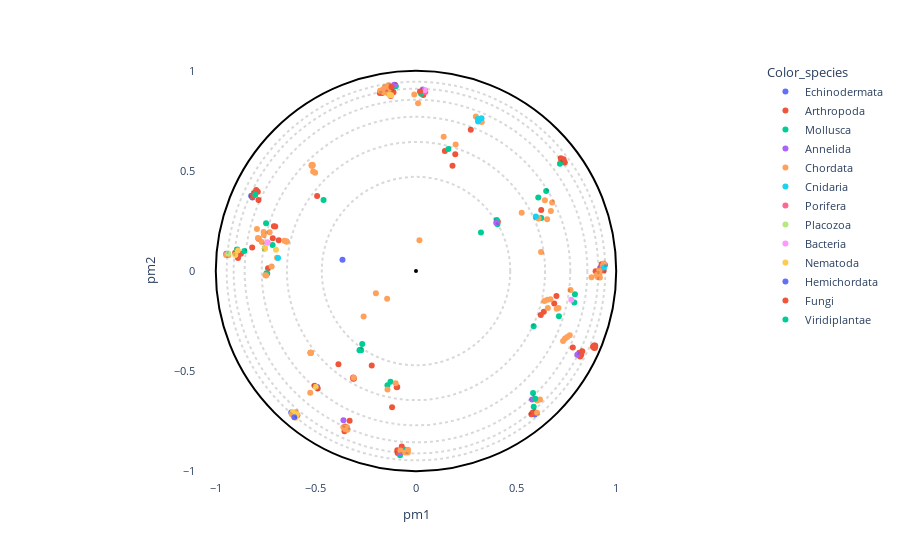

The notebook cell this image was saved under:
### Markdown cell above
### Create interactive plot

### Code cell
# OPTIONS =================================================
#Here you can set different parameters to color & annotate the resulting projection:
title = ""
#----------------------------------------------------------
# Select the coloring from annotation .csv file:
labels_name = "Color_species"
# Select classes to label among the "labels_name" or "second_labels_name" column (comma separated list):
second_labels_name = ""
labels_text = []
show_text = True
#----------------------------------------------------------
# Use a custom color palette:
color_palette = None #Default: None
use_custom_palette = False
# Select projection center:
id_for_rotation = None #Default: None
use_selected_center = False
#==========================================================


#Check projection visualization parameters
#Labels name
if labels_name == "":
    labels_name = None
elif labels_name not in annotation_names:
    raise NameError(f"labels_name {labels_name} is not in the availables annotations.\nAvailables annotations: {annotation_names}")
#Second labels name
if second_labels_name == "":
    second_labels_name = None
elif second_labels_name not in annotation_names:
    raise NameError(f'"second_labels_name" {second_labels_name} is not in the availables annotations.\nAvailables annotations: {annotation_names}')
#Color palet selection
if not use_custom_palette:
    color_palette = None
#Center of projection selection

tmp_id_for_rotation = -1
if use_selected_center and id_for_rotation is not None:
    if id_for_rotation != tmp_id_for_rotation:
        tmp_id_for_rotation = id_for_rotation

        poincare_coord = df_embedding[["pm1","pm2"]].sort_values(by=["proteins_id"])
        poincare_coord = poincare_coord.values[:,:2]
        model = PoincareMaps(poincare_coord)
        model.get_distances()

        model.iroot = id_for_rotation - 1  #Zero indexing
        model.rotate()

        df_embedding["pm1"] = model.coordinates_rotated[:,0]
        df_embedding["pm2"] = model.coordinates_rotated[:,1]
else:
    df_embedding["pm1"] = df_embedding["pm1_com"]
    df_embedding["pm2"] = df_embedding["pm2_com"]

#Plot graph
fig = plot_embedding_interactive(df_embedding, 
                                 labels_name = labels_name,
                                 second_labels_name = second_labels_name, 
                                 show_text = show_text,
                                 labels_text = labels_text,
                                 color_palette = color_palette, 
                                 title = title, 
                                 fontsize = 11)
fig.show()

### Figure 1 — Plotly figure (JSON) as saved in the notebook; plotly's stock layout.template omitted (floating-point values rounded to 4 significant figures; data arrays with more than 128 entries replaced by an {"elided": "..."} marker saying what was removed)
{"data": [{"customdata": {"elided": "10x19 mixed values"}, "hovertemplate": "<b>%{hovertext}</b><br><br>Color_species=%{customdata[10]}<br>pm1=%{x}<br>pm2=%{y}<br>proteins_id=%{customdata[0]}<br>tree1=%{customdata[1]}<br>tree2=%{customdata[2]}<br>tree3=%{customdata[3]}<br>tree4=%{customdata[4]}<br>full_name=%{customdata[5]}<br>short_name=%{customdata[6]}<br>full_species=%{customdata[7]}<br>short_species=%{customdata[8]}<br>evo_distance=%{customdata[9]}<br>Domain=%{customdata[11]}<br>Kingdom=%{customdata[12]}<br>Phylum=%{customdata[13]}<br>Subphylum=%{customdata[14]}<br>Class=%{customdata[15]}<br>Genus=%{customdata[16]}<br>pm1_com=%{customdata[17]}<br>pm2_com=%{customdata[18]}<extra></extra>", "hovertext": ["Echinodermata", "Echinodermata", "Echinodermata", "Echinodermata", "Echinodermata", "Echinodermata", "Echinodermata", "Echinodermata", "Echinodermata", "Echinodermata"], "legendgroup": "Echinodermata", "marker": {"color": "#636efa", "symbol": "circle"}, "mode": "markers", "name": "Echinodermata", "orientation": "v", "showlegend": true, "textposition": "top right", "type": "scatter", "x": [-0.1116, 0.5933, -0.8171, -0.3672, -0.7961, 0.9436, -0.4936, -0.823, -0.6232, -0.8876], "xaxis": "x", "y": [0.9203, -0.7168, 0.3678, 0.05692, 0.3967, 0.03028, -0.579, 0.3759, -0.706, 0.07143], "yaxis": "y"}, {"customdata": {"elided": "84x19 mixed values"}, "hovertemplate": "<b>%{hovertext}</b><br><br>Color_species=%{customdata[10]}<br>pm1=%{x}<br>pm2=%{y}<br>proteins_id=%{customdata[0]}<br>tree1=%{customdata[1]}<br>tree2=%{customdata[2]}<br>tree3=%{customdata[3]}<br>tree4=%{customdata[4]}<br>full_name=%{customdata[5]}<br>short_name=%{customdata[6]}<br>full_species=%{customdata[7]}<br>short_species=%{customdata[8]}<br>evo_distance=%{customdata[9]}<br>Domain=%{customdata[11]}<br>Kingdom=%{customdata[12]}<br>Phylum=%{customdata[13]}<br>Subphylum=%{customdata[14]}<br>Class=%{customdata[15]}<br>Genus=%{customdata[16]}<br>pm1_com=%{customdata[17]}<br>pm2_com=%{customdata[18]}<extra></extra>", "hovertext": ["Arthropoda", "Arthropoda", "Arthropoda", "Arthropoda", "Arthropoda", "Arthropoda", "Arthropoda", "Arthropoda", "Arthropoda", "Arthropoda", "Arthropoda", "Arthropoda", "Arthropoda", "Arthropoda", "Arthropoda", "Arthropoda", "Arthropoda", "Arthropoda", "Arthropoda", "Arthropoda", "Arthropoda", "Arthropoda", "Arthropoda", "Arthropoda", "Arthropoda", "Arthropoda", "Arthropoda", "Arthropoda", "Arthropoda", "Arthropoda", "Arthropoda", "Arthropoda", "Arthropoda", "Arthropoda", "Arthropoda", "Arthropoda", "Arthropoda", "Arthropoda", "Arthropoda", "Arthropoda", "Arthropoda", "Arthropoda", "Arthropoda", "Arthropoda", "Arthropoda", "Arthropoda", "Arthropoda", "Arthropoda", "Arthropoda", "Arthropoda", "Arthropoda", "Arthropoda", "Arthropoda", "Arthropoda", "Arthropoda", "Arthropoda", "Arthropoda", "Arthropoda", "Arthropoda", "Arthropoda", "Arthropoda", "Arthropoda", "Arthropoda", "Arthropoda", "Arthropoda", "Arthropoda", "Arthropoda", "Arthropoda", "Arthropoda", "Arthropoda", "Arthropoda", "Arthropoda", "Arthropoda", "Arthropoda", "Arthropoda", "Arthropoda", "Arthropoda", "Arthropoda", "Arthropoda", "Arthropoda", "Arthropoda", "Arthropoda", "Arthropoda", "Arthropoda"], "legendgroup": "Arthropoda", "marker": {"color": "#EF553B", "symbol": "circle"}, "mode": "markers", "name": "Arthropoda", "orientation": "v", "showlegend": true, "textposition": "top right", "type": "scatter", "x": [-0.6169, 0.8255, -0.1344, -0.09362, -0.1809, 0.8198, -0.6856, -0.739, -0.7982, -0.7861, -0.357, -0.3096, -0.1401, -0.9034, 0.8942, 0.8837, 0.8304, 0.8918, 0.8128, 0.8947, 0.8902, 0.8899, 0.8904, 0.8952, -0.1538, -0.1689, 0.7433, -0.8182, -0.7155, -0.7098, -0.4938, 0.1823, 0.2736, 0.8151, 0.7832, 0.1961, -0.491, 0.1441, -0.7867, -0.8091, -0.7902, -0.8155, -0.7031, -0.09635, -0.09355, -0.09166, -0.354, -0.2212, -0.3316, -0.1194, -0.07111, -0.3874, 0.6904, 0.6383, 0.6254, 0.8972, 0.9372, 0.9305, -0.5071, 0.9268, -0.9461, -0.8892, -0.5927, -0.6078, -0.6072, -0.1034, -0.8744, 0.03628, 0.7372, 0.726, 0.73, 0.7371, 0.7232, -0.3137, -0.3135, 0.5936, 0.5764, 0.5831, -0.1314, 0.7015, 0.6234, -0.1126, -0.1264, 0.4089], "xaxis": "x", "y": [-0.7113, -0.4184, 0.9183, -0.8956, 0.8891, -0.4267, 0.1534, 0.01431, 0.4049, 0.1618, -0.7996, -0.5366, 0.902, 0.09113, -0.3828, -0.378, -0.4004, -0.377, -0.4165, -0.3715, -0.3843, -0.3789, -0.372, -0.3774, 0.9035, 0.8897, 0.5415, 0.1171, 0.1641, 0.2242, 0.3745, 0.5254, 0.7052, -0.4076, -0.3824, 0.5829, -0.5871, 0.5995, 0.3547, 0.3879, 0.3956, 0.3734, 0.2228, -0.5801, -0.5798, -0.9087, -0.7771, -0.4722, -0.7481, -0.6808, -0.8768, -0.4658, -0.1621, -0.2039, 0.305, -0.001048, 0.002486, 0.02285, -0.5734, 0.03443, 0.08434, 0.06497, -0.7201, -0.7158, -0.7208, 0.9275, 0.08662, 0.8797, 0.5495, 0.5534, 0.5465, 0.5584, 0.5634, -0.5323, -0.5377, -0.7049, -0.7157, -0.7064, 0.8986, -0.1241, -0.2192, 0.8936, 0.8741, 0.2462], "yaxis": "y"}, {"customdata": {"elided": "36x19 mixed values"}, "hovertemplate": "<b>%{hovertext}</b><br><br>Color_species=%{customdata[10]}<br>pm1=%{x}<br>pm2=%{y}<br>proteins_id=%{customdata[0]}<br>tree1=%{customdata[1]}<br>tree2=%{customdata[2]}<br>tree3=%{customdata[3]}<br>tree4=%{customdata[4]}<br>full_name=%{customdata[5]}<br>short_name=%{customdata[6]}<br>full_species=%{customdata[7]}<br>short_species=%{customdata[8]}<br>evo_distance=%{customdata[9]}<br>Domain=%{customdata[11]}<br>Kingdom=%{customdata[12]}<br>Phylum=%{customdata[13]}<br>Subphylum=%{customdata[14]}<br>Class=%{customdata[15]}<br>Genus=%{customdata[16]}<br>pm1_com=%{customdata[17]}<br>pm2_com=%{customdata[18]}<extra></extra>", "hovertext": ["Mollusca", "Mollusca", "Mollusca", "Mollusca", "Mollusca", "Mollusca", "Mollusca", "Mollusca", "Mollusca", "Mollusca", "Mollusca", "Mollusca", "Mollusca", "Mollusca", "Mollusca", "Mollusca", "Mollusca", "Mollusca", "Mollusca", "Mollusca", "Mollusca", "Mollusca", "Mollusca", "Mollusca", "Mollusca", "Mollusca", "Mollusca", "Mollusca", "Mollusca", "Mollusca", "Mollusca", "Mollusca", "Mollusca", "Mollusca", "Mollusca", "Mollusca"], "legendgroup": "Mollusca", "marker": {"color": "#00cc96", "symbol": "circle"}, "mode": "markers", "name": "Mollusca", "orientation": "v", "showlegend": true, "textposition": "top right", "type": "scatter", "x": [-0.5258, -0.7163, 0.6502, -0.4617, 0.7907, 0.1616, 0.6107, -0.7428, -0.747, -0.7554, -0.7488, -0.8571, -0.8029, -0.05238, -0.1427, -0.06653, -0.07971, -0.2788, -0.2686, -0.2822, -0.2741, 0.7138, 0.3244, 0.6258, -0.9459, 0.7937, -0.101, 0.7189, 0.588, 0.5846, 0.5876, -0.8931, 0.4066, 0.403, 0.02521, -0.1274], "xaxis": "x", "y": [-0.4081, 0.1303, 0.3996, 0.3553, -0.1575, 0.6096, 0.3673, -0.01201, -0.01056, 0.1128, 0.2382, 0.1002, 0.3816, -0.8921, -0.5709, -0.9038, -0.9201, -0.3927, -0.364, -0.3954, -0.3951, -0.2257, 0.1926, 0.2651, 0.08167, -0.1157, 0.9225, 0.5353, -0.6774, -0.6091, -0.2764, 0.1078, 0.2334, 0.2546, 0.8852, -0.5535], "yaxis": "y"}, {"customdata": {"elided": "9x19 mixed values"}, "hovertemplate": "<b>%{hovertext}</b><br><br>Color_species=%{customdata[10]}<br>pm1=%{x}<br>pm2=%{y}<br>proteins_id=%{customdata[0]}<br>tree1=%{customdata[1]}<br>tree2=%{customdata[2]}<br>tree3=%{customdata[3]}<br>tree4=%{customdata[4]}<br>full_name=%{customdata[5]}<br>short_name=%{customdata[6]}<br>full_species=%{customdata[7]}<br>short_species=%{customdata[8]}<br>evo_distance=%{customdata[9]}<br>Domain=%{customdata[11]}<br>Kingdom=%{customdata[12]}<br>Phylum=%{customdata[13]}<br>Subphylum=%{customdata[14]}<br>Class=%{customdata[15]}<br>Genus=%{customdata[16]}<br>pm1_com=%{customdata[17]}<br>pm2_com=%{customdata[18]}<extra></extra>", "hovertext": ["Annelida", "Annelida", "Annelida", "Annelida", "Annelida", "Annelida", "Annelida", "Annelida", "Annelida"], "legendgroup": "Annelida", "marker": {"color": "#ab63fa", "symbol": "circle"}, "mode": "markers", "name": "Annelida", "orientation": "v", "showlegend": true, "textposition": "top right", "type": "scatter", "x": [-0.07965, -0.3624, 0.9207, 0.03325, 0.8055, 0.4008, -0.9479, -0.1089, 0.5799], "xaxis": "x", "y": [-0.9075, -0.7455, 0.0159, 0.9065, -0.4177, 0.241, 0.0865, 0.9304, -0.6417], "yaxis": "y"}, {"customdata": {"elided": "88x19 mixed values"}, "hovertemplate": "<b>%{hovertext}</b><br><br>Color_species=%{customdata[10]}<br>pm1=%{x}<br>pm2=%{y}<br>proteins_id=%{customdata[0]}<br>tree1=%{customdata[1]}<br>tree2=%{customdata[2]}<br>tree3=%{customdata[3]}<br>tree4=%{customdata[4]}<br>full_name=%{customdata[5]}<br>short_name=%{customdata[6]}<br>full_species=%{customdata[7]}<br>short_species=%{customdata[8]}<br>evo_distance=%{customdata[9]}<br>Domain=%{customdata[11]}<br>Kingdom=%{customdata[12]}<br>Phylum=%{customdata[13]}<br>Subphylum=%{customdata[14]}<br>Class=%{customdata[15]}<br>Genus=%{customdata[16]}<br>pm1_com=%{customdata[17]}<br>pm2_com=%{customdata[18]}<extra></extra>", "hovertext": ["Chordata", "Chordata", "Chordata", "Chordata", "Chordata", "Chordata", "Chordata", "Chordata", "Chordata", "Chordata", "Chordata", "Chordata", "Chordata", "Chordata", "Chordata", "Chordata", "Chordata", "Chordata", "Chordata", "Chordata", "Chordata", "Chordata", "Chordata", "Chordata", "Chordata", "Chordata", "Chordata", "Chordata", "Chordata", "Chordata", "Chordata", "Chordata", "Chordata", "Chordata", "Chordata", "Chordata", "Chordata", "Chordata", "Chordata", "Chordata", "Chordata", "Chordata", "Chordata", "Chordata", "Chordata", "Chordata", "Chordata", "Chordata", "Chordata", "Chordata", "Chordata", "Chordata", "Chordata", "Chordata", "Chordata", "Chordata", "Chordata", "Chordata", "Chordata", "Chordata", "Chordata", "Chordata", "Chordata", "Chordata", "Chordata", "Chordata", "Chordata", "Chordata", "Chordata", "Chordata", "Chordata", "Chordata", "Chordata", "Chordata", "Chordata", "Chordata", "Chordata", "Chordata", "Chordata", "Chordata", "Chordata", "Chordata", "Chordata", "Chordata", "Chordata", "Chordata", "Chordata", "Chordata"], "legendgroup": "Chordata", "marker": {"color": "#FFA15A", "symbol": "circle"}, "mode": "markers", "name": "Chordata", "orientation": "v", "showlegend": true, "textposition": "top right", "type": "scatter", "x": [0.6121, -0.6206, -0.1669, -0.1602, -0.1397, 0.198, -0.1381, 0.6046, 0.01039, -0.008544, -0.2616, -0.6464, -0.6574, -0.6465, -0.3445, -0.5282, 0.6587, -0.7944, 0.7114, 0.1382, 0.655, 0.6, -0.1794, -0.5223, -0.5155, -0.5195, -0.504, -0.5136, 0.6412, -0.6943, -0.7312, -0.5186, -0.9374, -0.1567, 0.299, 0.3286, -0.5264, -0.1306, -0.5265, -0.5257, -0.527, -0.1442, 0.6436, 0.6736, 0.5279, 0.6798, -0.2003, -0.721, -0.752, -0.761, -0.76, -0.7414, -0.7895, 0.6245, 0.6567, 0.01705, -0.7702, -0.7485, -0.3529, -0.1425, -0.1016, -0.055, -0.3424, -0.07727, -0.363, -0.04081, -0.03992, 0.6715, 0.7026, 0.7716, 0.6193, 0.7446, 0.7555, 0.7345, 0.7678, 0.9165, 0.9087, 0.9342, 0.877, 0.9186, 0.9029, 0.9383, 0.916, -0.9482, -0.6005, -0.5979, -0.3108, 0.6049], "xaxis": "x", "y": [0.2625, -0.7158, 0.9052, 0.8926, 0.8862, 0.6316, 0.9274, -0.7073, 0.8382, 0.8818, -0.2277, 0.1459, 0.151, 0.1483, -0.7802, -0.6084, -0.1849, 0.2099, -0.1844, 0.6705, 0.2589, 0.2692, 0.9009, 0.5282, 0.5279, 0.5252, 0.4911, 0.4976, -0.1495, 0.06626, 0.1934, 0.5312, 0.07867, 0.9182, 0.7713, 0.7445, -0.408, 0.912, -0.4089, -0.4086, -0.4082, -0.1386, 0.3536, 0.2992, 0.2916, 0.3425, -0.1109, 0.02239, -0.02132, 0.1953, 0.18, 0.1425, 0.1651, 0.09552, -0.1435, 0.1536, 0.1447, -0.02223, -0.79, -0.5915, -0.5604, -0.907, -0.7931, -0.8968, -0.7804, -0.9067, -0.8925, -0.1408, -0.1878, -0.09536, -0.6415, -0.3369, -0.3292, -0.3495, -0.3204, -0.01367, -0.03059, 0.02753, -0.03103, -0.03179, -0.02009, 0.03731, 0.003114, 0.08017, -0.7049, -0.7253, -0.5333, -0.6464], "yaxis": "y"}, {"customdata": [[18, -1, -1, 8, 4, "Predicted protein", "Predicted", "Nematostella vectensis", "Nematostella", 2.434, "Cnidaria", "Eukaryota", "Metazoa", "Cnidaria", "Other", "Other", "Other", 0.9391, 0.01809], [82, -1, 15, 7, 4, "Predicted protein", "Predicted", "Nematostella vectensis", "Nematostella", 3.063, "Cnidaria", "Eukaryota", "Metazoa", "Cnidaria", "Other", "Other", "Other", 0.5987, 0.2726], [83, 20, 15, 7, 4, "Predicted protein", "Predicted", "Nematostella vectensis", "Nematostella", 2.696, "Cnidaria", "Eukaryota", "Metazoa", "Cnidaria", "Other", "Other", "Other", 0.3099, 0.7475], [84, -1, 15, 7, 4, "Predicted protein", "Predicted", "Nematostella vectensis", "Nematostella", 2.747, "Cnidaria", "Eukaryota", "Metazoa", "Cnidaria", "Other", "Other", "Other", 0.3086, 0.7598], [85, 20, 15, 7, 4, "Predicted protein", "Predicted", "Nematostella vectensis", "Nematostella", 2.467, "Cnidaria", "Eukaryota", "Metazoa", "Cnidaria", "Other", "Other", "Other", 0.3272, 0.7636], [208, -1, -1, -1, 3, "Predicted protein", "Predicted", "Nematostella vectensis", "Nematostella", 3.137, "Cnidaria", "Eukaryota", "Metazoa", "Cnidaria", "Other", "Other", "Other", -0.6893, 0.06554]], "hovertemplate": "<b>%{hovertext}</b><br><br>Color_species=%{customdata[10]}<br>pm1=%{x}<br>pm2=%{y}<br>proteins_id=%{customdata[0]}<br>tree1=%{customdata[1]}<br>tree2=%{customdata[2]}<br>tree3=%{customdata[3]}<br>tree4=%{customdata[4]}<br>full_name=%{customdata[5]}<br>short_name=%{customdata[6]}<br>full_species=%{customdata[7]}<br>short_species=%{customdata[8]}<br>evo_distance=%{customdata[9]}<br>Domain=%{customdata[11]}<br>Kingdom=%{customdata[12]}<br>Phylum=%{customdata[13]}<br>Subphylum=%{customdata[14]}<br>Class=%{customdata[15]}<br>Genus=%{customdata[16]}<br>pm1_com=%{customdata[17]}<br>pm2_com=%{customdata[18]}<extra></extra>", "hovertext": ["Cnidaria", "Cnidaria", "Cnidaria", "Cnidaria", "Cnidaria", "Cnidaria"], "legendgroup": "Cnidaria", "marker": {"color": "#19d3f3", "symbol": "circle"}, "mode": "markers", "name": "Cnidaria", "orientation": "v", "showlegend": true, "textposition": "top right", "type": "scatter", "x": [0.9391, 0.5987, 0.3099, 0.3086, 0.3272, -0.6893], "xaxis": "x", "y": [0.01809, 0.2726, 0.7475, 0.7598, 0.7636, 0.06554], "yaxis": "y"}, {"customdata": [[37, -1, -1, 9, 3, "Uncharacterized protein", "Uncharacterized", "Amphimedon queenslandica", "Amphimedon", 2.522, "Porifera", "Eukaryota", "Metazoa", "Porifera", "Other", "Other", "Other", 0.04654, 0.8945]], "hovertemplate": "<b>%{hovertext}</b><br><br>Color_species=%{customdata[10]}<br>pm1=%{x}<br>pm2=%{y}<br>proteins_id=%{customdata[0]}<br>tree1=%{customdata[1]}<br>tree2=%{customdata[2]}<br>tree3=%{customdata[3]}<br>tree4=%{customdata[4]}<br>full_name=%{customdata[5]}<br>short_name=%{customdata[6]}<br>full_species=%{customdata[7]}<br>short_species=%{customdata[8]}<br>evo_distance=%{customdata[9]}<br>Domain=%{customdata[11]}<br>Kingdom=%{customdata[12]}<br>Phylum=%{customdata[13]}<br>Subphylum=%{customdata[14]}<br>Class=%{customdata[15]}<br>Genus=%{customdata[16]}<br>pm1_com=%{customdata[17]}<br>pm2_com=%{customdata[18]}<extra></extra>", "hovertext": ["Porifera"], "legendgroup": "Porifera", "marker": {"color": "#FF6692", "symbol": "circle"}, "mode": "markers", "name": "Porifera", "orientation": "v", "showlegend": true, "textposition": "top right", "type": "scatter", "x": [0.04654], "xaxis": "x", "y": [0.8945], "yaxis": "y"}, {"customdata": [[78, -1, -1, 20, 7, "Putative uncharacterized protein", "Putative", "Trichoplax adhaerens", "Trichoplax", 2.316, "Placozoa", "Eukaryota", "Metazoa", "Other", "Other", "Other", "Other", -0.9375, 0.0877]], "hovertemplate": "<b>%{hovertext}</b><br><br>Color_species=%{customdata[10]}<br>pm1=%{x}<br>pm2=%{y}<br>proteins_id=%{customdata[0]}<br>tree1=%{customdata[1]}<br>tree2=%{customdata[2]}<br>tree3=%{customdata[3]}<br>tree4=%{customdata[4]}<br>full_name=%{customdata[5]}<br>short_name=%{customdata[6]}<br>full_species=%{customdata[7]}<br>short_species=%{customdata[8]}<br>evo_distance=%{customdata[9]}<br>Domain=%{customdata[11]}<br>Kingdom=%{customdata[12]}<br>Phylum=%{customdata[13]}<br>Subphylum=%{customdata[14]}<br>Class=%{customdata[15]}<br>Genus=%{customdata[16]}<br>pm1_com=%{customdata[17]}<br>pm2_com=%{customdata[18]}<extra></extra>", "hovertext": ["Placozoa"], "legendgroup": "Placozoa", "marker": {"color": "#B6E880", "symbol": "circle"}, "mode": "markers", "name": "Placozoa", "orientation": "v", "showlegend": true, "textposition": "top right", "type": "scatter", "x": [-0.9375], "xaxis": "x", "y": [0.0877], "yaxis": "y"}, {"customdata": [[79, -1, -1, 6, 3, "Globin", "Globin", "Gemmatirosa kalamazoonesis", "Gemmatirosa", 2.905, "Bacteria", "Bacteria", "Bacteria", "Other", "Other", "Other", "Other", -0.7414, 0.1425], [80, -1, 9, 6, 3, "Globin", "Globin", "Gemmatirosa kalamazoonesis", "Gemmatirosa", 3.007, "Bacteria", "Bacteria", "Bacteria", "Other", "Other", "Other", "Other", 0.04404, 0.9043], [81, -1, 9, 6, 3, "Hemin receptor", "Hemin", "Halothiobacillus sp.", "Halothiobacillus", 2.535, "Bacteria", "Bacteria", "Bacteria", "Proteobacteria", "Other", "Gammaproteobacteria", "Other", 0.7758, -0.143]], "hovertemplate": "<b>%{hovertext}</b><br><br>Color_species=%{customdata[10]}<br>pm1=%{x}<br>pm2=%{y}<br>proteins_id=%{customdata[0]}<br>tree1=%{customdata[1]}<br>tree2=%{customdata[2]}<br>tree3=%{customdata[3]}<br>tree4=%{customdata[4]}<br>full_name=%{customdata[5]}<br>short_name=%{customdata[6]}<br>full_species=%{customdata[7]}<br>short_species=%{customdata[8]}<br>evo_distance=%{customdata[9]}<br>Domain=%{customdata[11]}<br>Kingdom=%{customdata[12]}<br>Phylum=%{customdata[13]}<br>Subphylum=%{customdata[14]}<br>Class=%{customdata[15]}<br>Genus=%{customdata[16]}<br>pm1_com=%{customdata[17]}<br>pm2_com=%{customdata[18]}<extra></extra>", "hovertext": ["Bacteria", "Bacteria", "Bacteria"], "legendgroup": "Bacteria", "marker": {"color": "#FF97FF", "symbol": "circle"}, "mode": "markers", "name": "Bacteria", "orientation": "v", "showlegend": true, "textposition": "top right", "type": "scatter", "x": [-0.7414, 0.04404, 0.7758], "xaxis": "x", "y": [0.1425, 0.9043, -0.143], "yaxis": "y"}, {"customdata": {"elided": "10x19 mixed values"}, "hovertemplate": "<b>%{hovertext}</b><br><br>Color_species=%{customdata[10]}<br>pm1=%{x}<br>pm2=%{y}<br>proteins_id=%{customdata[0]}<br>tree1=%{customdata[1]}<br>tree2=%{customdata[2]}<br>tree3=%{customdata[3]}<br>tree4=%{customdata[4]}<br>full_name=%{customdata[5]}<br>short_name=%{customdata[6]}<br>full_species=%{customdata[7]}<br>short_species=%{customdata[8]}<br>evo_distance=%{customdata[9]}<br>Domain=%{customdata[11]}<br>Kingdom=%{customdata[12]}<br>Phylum=%{customdata[13]}<br>Subphylum=%{customdata[14]}<br>Class=%{customdata[15]}<br>Genus=%{customdata[16]}<br>pm1_com=%{customdata[17]}<br>pm2_com=%{customdata[18]}<extra></extra>", "hovertext": ["Nematoda", "Nematoda", "Nematoda", "Nematoda", "Nematoda", "Nematoda", "Nematoda", "Nematoda", "Nematoda", "Nematoda"], "legendgroup": "Nematoda", "marker": {"color": "#FECB52", "symbol": "circle"}, "mode": "markers", "name": "Nematoda", "orientation": "v", "showlegend": true, "textposition": "top right", "type": "scatter", "x": [-0.5952, -0.6154, -0.6016, -0.7546, -0.1239, -0.1312, -0.8907, -0.9026, -0.5012, -0.6995], "xaxis": "x", "y": [-0.7166, -0.7057, -0.7323, 0.1122, 0.8784, 0.879, 0.1021, 0.07984, -0.5796, 0.1061], "yaxis": "y"}, {"customdata": [[203, -1, -1, 14, 6, "Neuroglobin like protein", "Neuroglobin", "Saccoglossus kowalevskii", "Saccoglossus", 2.36, "Hemichordata", "Eukaryota", "Metazoa", "Hemichordata", "Other", "Other", "Other", -0.608, -0.7303]], "hovertemplate": "<b>%{hovertext}</b><br><br>Color_species=%{customdata[10]}<br>pm1=%{x}<br>pm2=%{y}<br>proteins_id=%{customdata[0]}<br>tree1=%{customdata[1]}<br>tree2=%{customdata[2]}<br>tree3=%{customdata[3]}<br>tree4=%{customdata[4]}<br>full_name=%{customdata[5]}<br>short_name=%{customdata[6]}<br>full_species=%{customdata[7]}<br>short_species=%{customdata[8]}<br>evo_distance=%{customdata[9]}<br>Domain=%{customdata[11]}<br>Kingdom=%{customdata[12]}<br>Phylum=%{customdata[13]}<br>Subphylum=%{customdata[14]}<br>Class=%{customdata[15]}<br>Genus=%{customdata[16]}<br>pm1_com=%{customdata[17]}<br>pm2_com=%{customdata[18]}<extra></extra>", "hovertext": ["Hemichordata"], "legendgroup": "Hemichordata", "marker": {"color": "#636efa", "symbol": "circle"}, "mode": "markers", "name": "Hemichordata", "orientation": "v", "showlegend": true, "textposition": "top right", "type": "scatter", "x": [-0.608], "xaxis": "x", "y": [-0.7303], "yaxis": "y"}, {"customdata": [[210, 15, 8, 6, 3, "ARAD1D45562p", "ARAD1D45562p", "Blastobotrys adeninivorans", "Blastobotrys", 3.652, "Fungi", "Eukaryota", "Fungi", "Ascomycota", "Other", "Other", "Other", 0.02001, 0.8966], [234, 15, 8, 6, 3, "CYFA0S05e02454g1_1", "CYFA0S05e02454g1_1", "Cyberlindnera fabianii", "Cyberlindnera", 4.119, "Fungi", "Eukaryota", "Fungi", "Ascomycota", "Other", "Other", "Other", -0.1223, 0.9195]], "hovertemplate": "<b>%{hovertext}</b><br><br>Color_species=%{customdata[10]}<br>pm1=%{x}<br>pm2=%{y}<br>proteins_id=%{customdata[0]}<br>tree1=%{customdata[1]}<br>tree2=%{customdata[2]}<br>tree3=%{customdata[3]}<br>tree4=%{customdata[4]}<br>full_name=%{customdata[5]}<br>short_name=%{customdata[6]}<br>full_species=%{customdata[7]}<br>short_species=%{customdata[8]}<br>evo_distance=%{customdata[9]}<br>Domain=%{customdata[11]}<br>Kingdom=%{customdata[12]}<br>Phylum=%{customdata[13]}<br>Subphylum=%{customdata[14]}<br>Class=%{customdata[15]}<br>Genus=%{customdata[16]}<br>pm1_com=%{customdata[17]}<br>pm2_com=%{customdata[18]}<extra></extra>", "hovertext": ["Fungi", "Fungi"], "legendgroup": "Fungi", "marker": {"color": "#EF553B", "symbol": "circle"}, "mode": "markers", "name": "Fungi", "orientation": "v", "showlegend": true, "textposition": "top right", "type": "scatter", "x": [0.02001, -0.1223], "xaxis": "x", "y": [0.8966, 0.9195], "yaxis": "y"}, {"customdata": [[227, -1, -1, 9, 3, "Uncharacterized protein", "Uncharacterized", "Micromonas commoda", "Micromonas", 2.71, "Viridiplantae", "Eukaryota", "Plantae", "Chlorophyta", "Other", "Other", "Other", 0.5957, -0.6373]], "hovertemplate": "<b>%{hovertext}</b><br><br>Color_species=%{customdata[10]}<br>pm1=%{x}<br>pm2=%{y}<br>proteins_id=%{customdata[0]}<br>tree1=%{customdata[1]}<br>tree2=%{customdata[2]}<br>tree3=%{customdata[3]}<br>tree4=%{customdata[4]}<br>full_name=%{customdata[5]}<br>short_name=%{customdata[6]}<br>full_species=%{customdata[7]}<br>short_species=%{customdata[8]}<br>evo_distance=%{customdata[9]}<br>Domain=%{customdata[11]}<br>Kingdom=%{customdata[12]}<br>Phylum=%{customdata[13]}<br>Subphylum=%{customdata[14]}<br>Class=%{customdata[15]}<br>Genus=%{customdata[16]}<br>pm1_com=%{customdata[17]}<br>pm2_com=%{customdata[18]}<extra></extra>", "hovertext": ["Viridiplantae"], "legendgroup": "Viridiplantae", "marker": {"color": "#00cc96", "symbol": "circle"}, "mode": "markers", "name": "Viridiplantae", "orientation": "v", "showlegend": true, "textposition": "top right", "type": "scatter", "x": [0.5957], "xaxis": "x", "y": [-0.6373], "yaxis": "y"}], "layout": {"autosize": true, "font": {"size": 11}, "legend": {"title": {"text": "Color_species"}, "tracegroupgap": 0}, "margin": {"t": 60}, "plot_bgcolor": "rgba(0, 0, 0, 0)", "shapes": [{"line": {"color": "black", "dash": "dot"}, "opacity": 0.15, "type": "circle", "x0": -0.4706, "x1": 0.4706, "y0": -0.4706, "y1": 0.4706}, {"line": {"color": "black", "dash": "dot"}, "opacity": 0.15, "type": "circle", "x0": -0.6447, "x1": 0.6447, "y0": -0.6447, "y1": 0.6447}, {"line": {"color": "black", "dash": "dot"}, "opacity": 0.15, "type": "circle", "x0": -0.7705, "x1": 0.7705, "y0": -0.7705, "y1": 0.7705}, {"line": {"color": "black", "dash": "dot"}, "opacity": 0.15, "type": "circle", "x0": -0.8557, "x1": 0.8557, "y0": -0.8557, "y1": 0.8557}, {"line": {"color": "black", "dash": "dot"}, "opacity": 0.15, "type": "circle", "x0": -0.9108, "x1": 0.9108, "y0": -0.9108, "y1": 0.9108}, {"line": {"color": "black", "dash": "dot"}, "opacity": 0.15, "type": "circle", "x0": -0.9455, "x1": 0.9455, "y0": -0.9455, "y1": 0.9455}, {"line": {"color": "Black"}, "type": "circle", "x0": -1, "x1": 1, "xref": "x", "y0": -1, "y1": 1, "yref": "y"}, {"fillcolor": "Black", "line": {"color": "Black"}, "type": "circle", "x0": -0.005, "x1": 0.005, "xref": "x", "y0": -0.005, "y1": 0.005, "yref": "y"}], "title": {"text": "", "x": 0.5}, "xaxis": {"anchor": "y", "constrain": "domain", "domain": [0.1664, 0.8336], "range": [-1.1, 1.1], "title": {"text": "pm1"}, "type": "linear"}, "yaxis": {"anchor": "x", "autorange": true, "domain": [0, 1], "range": [-1.036, 1.046], "scaleanchor": "x", "scaleratio": 1, "title": {"text": "pm2"}, "type": "linear"}, "yaxis2": {"layer": "below traces", "matches": "y", "overlaying": "y"}}}
